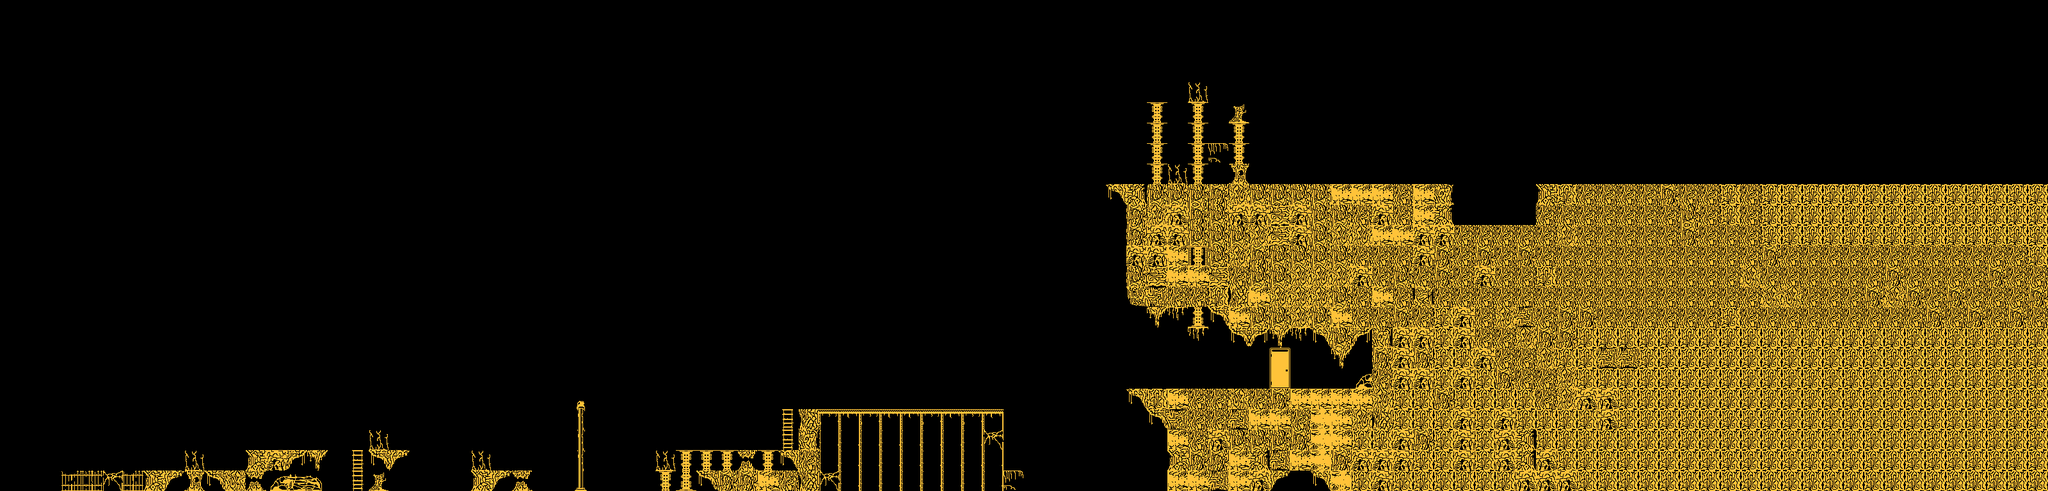

This is a level from a 2D game, rendered from its Tiled map with the project's own tilesets. A one-line summary and the map file follow, with tile-layer data summarised:
An orthogonal 100x24 tile map with 32x32 px tiles, 4 tile layers (platform, interaction_1, interaction_2, foreground).

<map version="1.0" orientation="orthogonal" renderorder="right-down" width="100" height="24" tilewidth="32" tileheight="32" nextobjectid="1">
 <tileset firstgid="1" name="tile" tilewidth="32" tileheight="32">
  <image source="tile.png" width="256" height="832" />
  <tile id="129">
   <properties>
    <property name="action" value="level1-door1" />
    <property name="type" value="door" />
   </properties>
  </tile>
 </tileset>
 <layer name="platform" width="100" height="24">
  <data>[2400 cells, 721 non-empty, 41 distinct tile ids]</data>
 </layer>
 <layer name="interaction_1" width="100" height="24">
  <properties>
   <property name="type" value="ladder" />
  </properties>
  <data>[2400 cells, 4 non-empty, 1 distinct tile ids]</data>
 </layer>
 <layer name="interaction_2" width="100" height="24">
  <properties>
   <property name="action" value="level1-door1" />
   <property name="type" value="door" />
  </properties>
  <data>[2400 cells, 2 non-empty, 2 distinct tile ids]</data>
 </layer>
 <layer name="foreground" width="100" height="24">
  <data>[2400 cells, 13 non-empty, 8 distinct tile ids]</data>
 </layer>
</map>